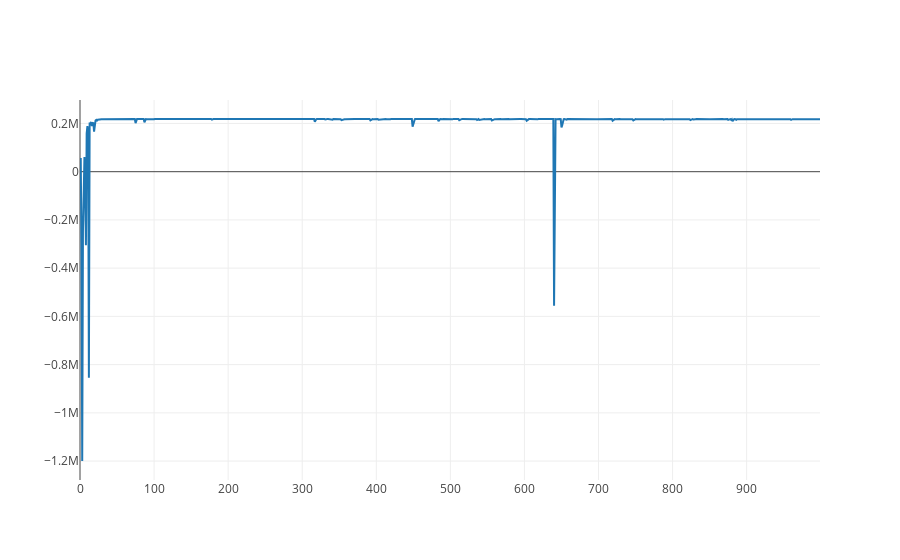
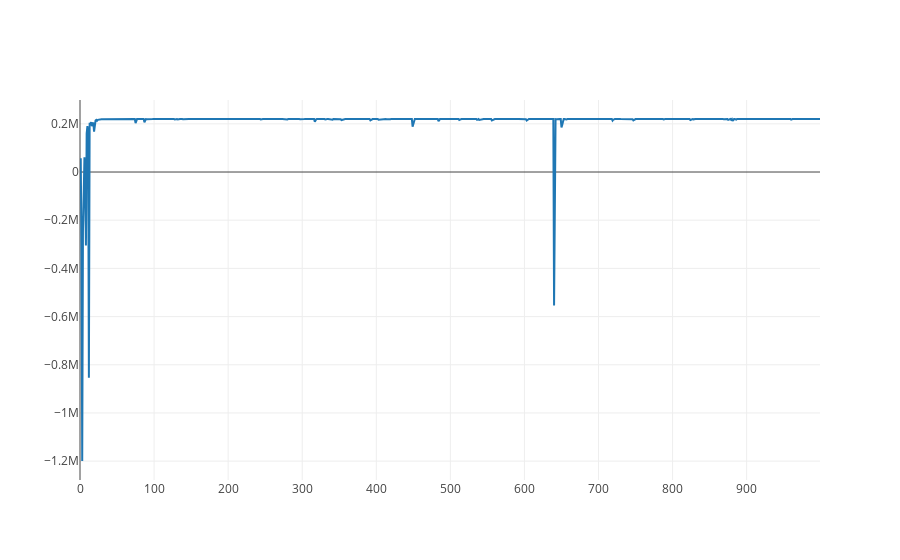
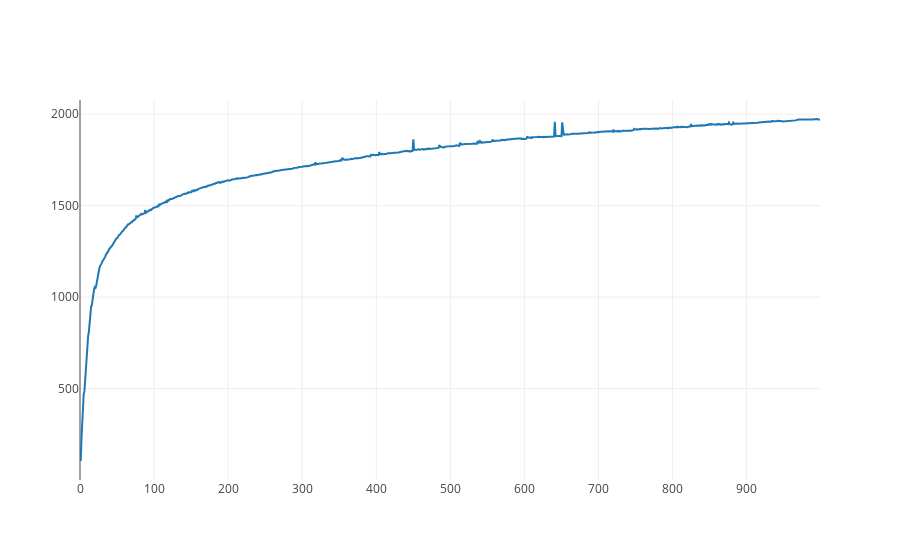

The notebook cell saved with these charts, in order:
### Markdown cell above
We can take a look at the convergence of the ELBO, KL, and likelihood.

### Code cell
elbos = [e[0] for e in inf_svi.objs]
kls = [e[1] for e in inf_svi.objs]
likes = [e[2] for e in inf_svi.objs]

iplot([go.Scatter(x = range(len(elbos)), y = elbos)])
iplot([go.Scatter(x = range(len(likes)), y = likes)])
iplot([go.Scatter(x = range(len(kls)), y = kls)])

### Figure 1 — Plotly figure (JSON) as saved in the notebook; plotly's stock layout.template omitted (floating-point values rounded to 4 significant figures; data arrays with more than 128 entries replaced by an {"elided": "..."} marker saying what was removed)
{"data": [{"type": "scatter", "x": {"elided": "1000 int values"}, "y": {"elided": "1000 float values"}}], "layout": {}}

### Figure 2 — Plotly figure (JSON) as saved in the notebook; plotly's stock layout.template omitted (floating-point values rounded to 4 significant figures; data arrays with more than 128 entries replaced by an {"elided": "..."} marker saying what was removed)
{"data": [{"type": "scatter", "x": {"elided": "1000 int values"}, "y": {"elided": "1000 float values"}}], "layout": {}}

### Figure 3 — Plotly figure (JSON) as saved in the notebook; plotly's stock layout.template omitted (floating-point values rounded to 4 significant figures; data arrays with more than 128 entries replaced by an {"elided": "..."} marker saying what was removed)
{"data": [{"type": "scatter", "x": {"elided": "1000 int values"}, "y": {"elided": "1000 float values"}}], "layout": {}}
